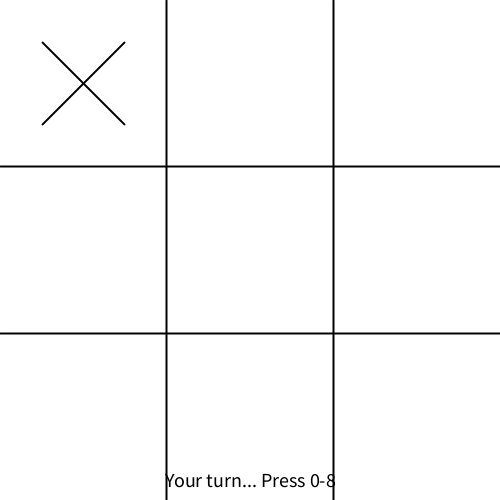
Frame 1 (no input)
Frame 2 (the mouse pressed at the canvas centre, redrawn once): identical to frame 1, image omitted

The Processing sketch that drew this single still picture (run headless with seeded random() and noise(); the mouse was pressed at the canvas centre and the sketch redrawn once):

// Processing sketch: tic_tac_toe
// ── tic_tac_toe.pde
int[][] board = new int[3][3];
boolean gameOver = false; 
String message = "Computer's turn... Press 0-8 to play";

void setup() {
  size(500, 500);
  textSize(64);
  textAlign(CENTER, CENTER);
  noLoop();
  resetBoard();
  computerTurn();
}

void draw() {
  background(255);
  drawGrid();
  drawMarks();
  fill(0);
  textSize(20);
  text(message, width / 2, height - 20);
}

void drawMarks() {
  textAlign(CENTER, CENTER);
  textSize(64);
  for(int row = 0; row < 3; row++) {
    for(int col = 0; col < 3; col++) {
      float x = col * width / 3 + width / 6;
      float y = row * height / 3 + height / 6;
      if (board[row][col] == 1) { 
        ellipse(x, y, width / 6, height / 6); // draws the O
      } else if (board[row][col] == 2) {
        line(x - width / 12, y - height / 12, x + width / 12, y + height / 12); // draws the X
        line(x - width / 12, y + height / 12, x + width / 12, y - height / 12);
      }
    }
  }
}

void keyPressed() {
  if (gameOver) { 
    println("Game has ended... Press R to restart");
    if (key == 'r' || key == 'R') {
      resetBoard();
      gameOver = false;
      message = "Computer's turn Press 0-8 to play";
      computerTurn();
      redraw(); // updates the display
    }
    return;
  }
  
  if (key >= '0' && key <= '8') { // if the right number key (0-8) is pressed
    int num = key - '0';
    int row = num / 3;
    int col = num % 3;
    if (board[row][col] == 0) {
      board[row][col] = 1;
      println("You played position " + num + ".");
      if (checkWin(1)) { // checks if user wins
        println("User wins");
        message = "User wins";
        gameOver = true;
        redraw();
        return;
      } else if (isBoardFull()) { // checks for a draw
        println("No one wins");
        message = "No one wins";
        gameOver = true;
        redraw();
        return;
      }
      computerTurn();
    } else {
      println("Invalid move... Square already filled");
    }
    redraw();
  }
}
void computerTurn() {
  for(int row = 0; row < 3; row++) {
    for(int col = 0; col < 3; col++) {
      if (board[row][col] == 0) {
        board[row][col] = 2;
        println("Computer played.");
        if (checkWin(2)) { // checks if computer wins
          println("Computer wins");
          message = "Computer wins";
          gameOver = true;
        } else if (isBoardFull()) { // check for a draw
          println("No one wins");
          message = "No one wins";
        } else {
          message  = "Your turn... Press 0-8";
        }
        return;
      }
    }
  }
}

boolean checkWin(int player) {
  for(int row = 0; row < 3; row++) {
    if (board[row][0] == player && board[row][1] == player && board[row][2] == player) return true; // row
    if (board[0][row] == player && board[1][row] == player && board[2][row] == player) return true; // col
  }
  if (board[0][0] == player && board[1][1] == player && board[2][2] == player) return true; // diagonal
  if (board[0][2] == player && board[1][1] == player && board[2][0] == player) return true; // diagonal
  return false; // no win found
}

boolean isBoardFull() { // checks if any squares are empty
  for(int row = 0; row < 3; row++) {
    for(int col = 0; col < 3; col++) {
      if (board[row][col] == 0) return false; // board is full
    }
  }
  return true;
 }
 
void resetBoard() {
  for(int row = 0; row < 3; row++) {
    for(int col = 0; col < 3; col++) {
      board[row][col] = 0;
    }
  }
  gameOver = false;
  message = "Computer's turn... Press 0-8 to play";
  redraw();
  println("Computer's turn...Press 0-8 to play");
}
        

// ── board.pde
void drawGrid() {
  stroke(0);
  strokeWeight(2);
  line(width / 3, 0, width / 3, height);
  line(2 * width / 3, 0, 2 * width / 3, height);
  line(0, height / 3, width, height / 3);
  line(0, 2 * height / 3, width, 2 * height / 3);
}

// ── constants.pde
final int EMPTY = 0;
final int USER = 1;
final int COMPUTER = 2;

// ── shapes.pde
void drawO (float x, float y) {
  noFill();
  stroke(0);
  strokeWeight(4);
  ellipse(x, y, width / 6, height / 6);
}

void drawX (float x, float y) {
  stroke(0);
  strokeWeight(4);
  float offset = width / 12;
  line(x - offset, y - offset, x + offset, y + offset);
  stroke(10);
  line(x - offset, y + offset, x + offset, y - offset);
}
